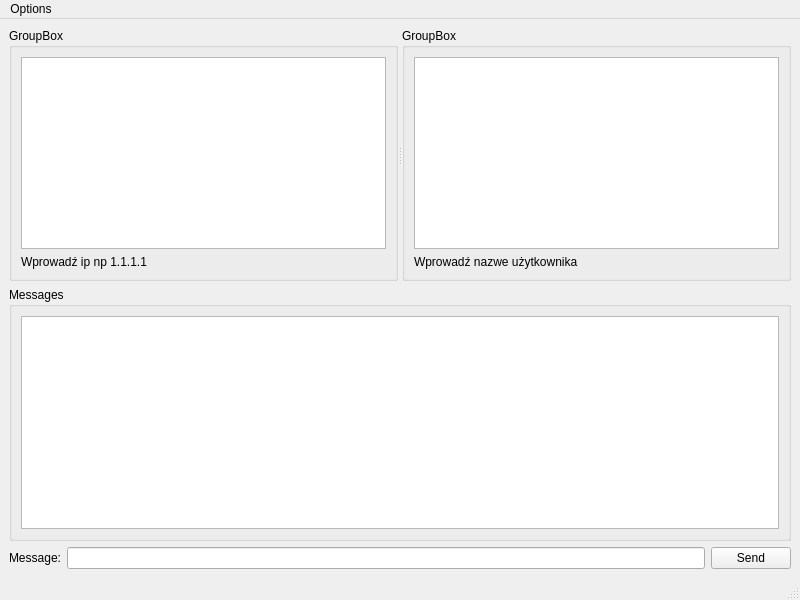
<?xml version="1.0" encoding="UTF-8"?>
<ui version="4.0">
 <class>MainWindow</class>
 <widget class="QMainWindow" name="MainWindow">
  <property name="geometry">
   <rect>
    <x>0</x>
    <y>0</y>
    <width>800</width>
    <height>600</height>
   </rect>
  </property>
  <property name="windowTitle">
   <string>Client</string>
  </property>
  <widget class="QWidget" name="centralwidget">
   <layout class="QVBoxLayout" name="verticalLayout_4">
    <item>
     <widget class="QSplitter" name="splitter">
      <property name="orientation">
       <enum>Qt::Horizontal</enum>
      </property>
      <widget class="QGroupBox" name="groupBox_2">
       <property name="title">
        <string>GroupBox</string>
       </property>
       <layout class="QVBoxLayout" name="verticalLayout_2">
        <item>
         <widget class="QTextEdit" name="ipText"/>
        </item>
        <item>
         <widget class="QLabel" name="label_2">
          <property name="text">
           <string>Wprowadź ip np 1.1.1.1</string>
          </property>
         </widget>
        </item>
       </layout>
      </widget>
      <widget class="QGroupBox" name="groupBox_3">
       <property name="title">
        <string>GroupBox</string>
       </property>
       <layout class="QVBoxLayout" name="verticalLayout_3">
        <item>
         <widget class="QTextEdit" name="userText"/>
        </item>
        <item>
         <widget class="QLabel" name="label_3">
          <property name="text">
           <string>Wprowadź nazwe użytkownika</string>
          </property>
         </widget>
        </item>
       </layout>
      </widget>
     </widget>
    </item>
    <item>
     <widget class="QGroupBox" name="groupBox">
      <property name="title">
       <string>Messages</string>
      </property>
      <layout class="QVBoxLayout" name="verticalLayout">
       <item>
        <widget class="QListWidget" name="lstMessages"/>
       </item>
      </layout>
     </widget>
    </item>
    <item>
     <layout class="QHBoxLayout" name="horizontalLayout">
      <item>
       <widget class="QLabel" name="label">
        <property name="text">
         <string>Message:</string>
        </property>
       </widget>
      </item>
      <item>
       <widget class="QLineEdit" name="inMessage"/>
      </item>
      <item>
       <widget class="QPushButton" name="btnSend">
        <property name="text">
         <string>Send</string>
        </property>
       </widget>
      </item>
     </layout>
    </item>
   </layout>
  </widget>
  <widget class="QMenuBar" name="menubar">
   <property name="geometry">
    <rect>
     <x>0</x>
     <y>0</y>
     <width>800</width>
     <height>21</height>
    </rect>
   </property>
   <widget class="QMenu" name="menuOptions">
    <property name="title">
     <string>Options</string>
    </property>
    <addaction name="actionConnect"/>
    <addaction name="actionExit"/>
   </widget>
   <addaction name="menuOptions"/>
  </widget>
  <widget class="QStatusBar" name="statusbar"/>
  <action name="actionConnect">
   <property name="text">
    <string>Connect</string>
   </property>
  </action>
  <action name="actionExit">
   <property name="text">
    <string>Exit</string>
   </property>
  </action>
 </widget>
 <resources/>
 <connections/>
</ui>
